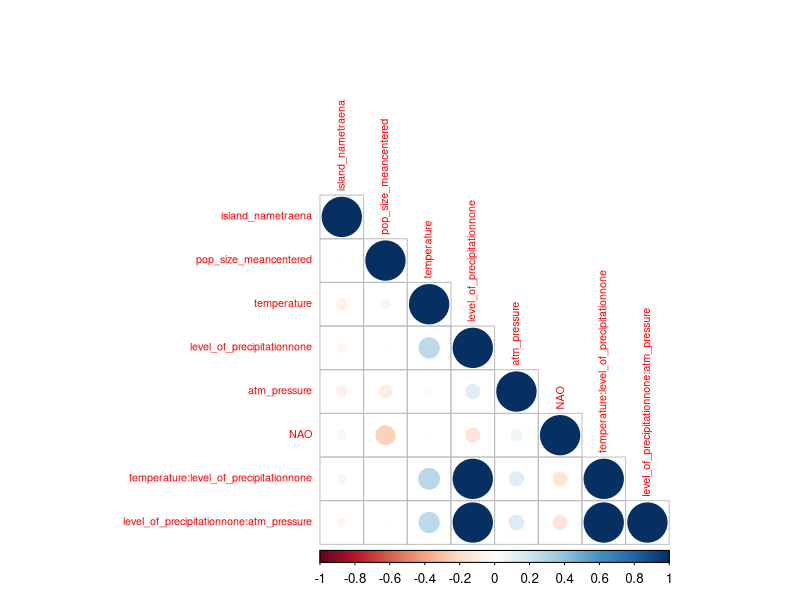
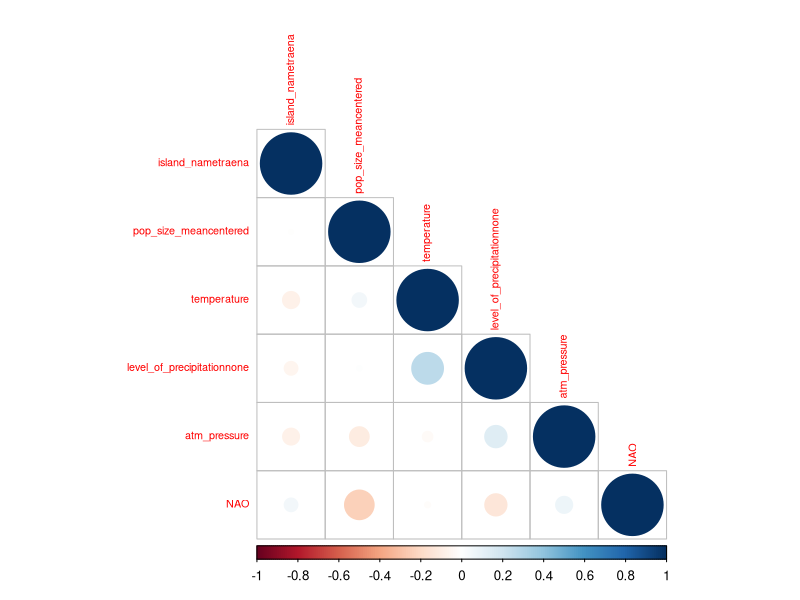
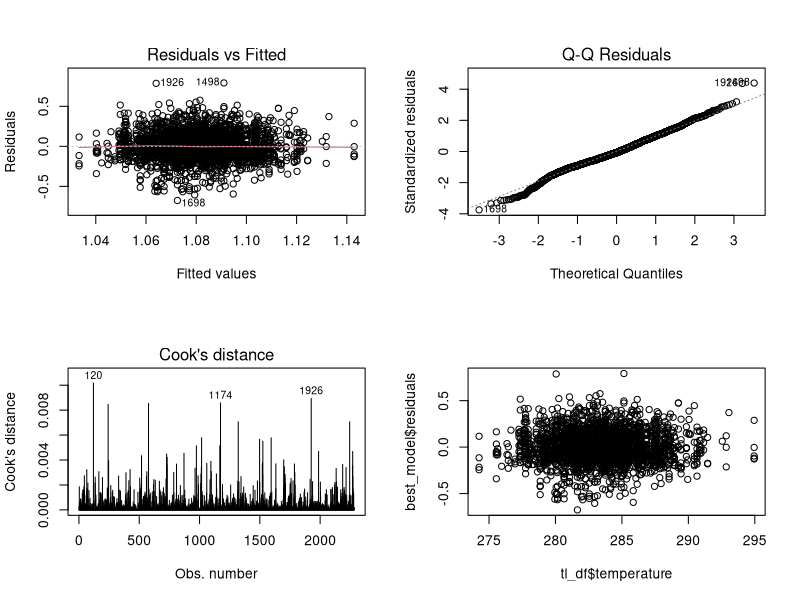
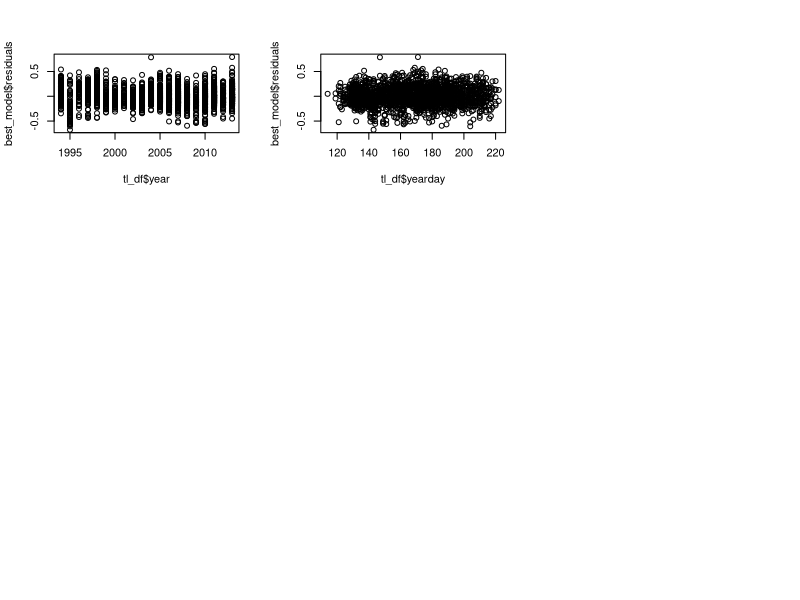

These figures' R source, in order: (Note: this script raises an error after producing the figures.)
"
Summary:

B. Significant predictors
  5) Multicollinearity
      A. LASSO model (with interaction terms): full model regularized with LASSO
          - lambda 1se predictors: level_of_precipitation*atm_pressure, pop_size_meancentered, temperature, NAO
      B. No-interaction model: family-wise inference
          - significant predictor(s): temperature only
      C. ANOVA to compare LASSO model and no-interaction model
          - p-value = 0.10 => temperature is the only significant predictor
  6) Diagnostic plots
      - QQ plot
      - residuals v. fitted
      - residuals v. temperature
      - Cook's
      - independence of residuals (plot against date, observation no, other 5 ommitted var)
  7) re-transform back into original units
      
"
#############################################################################################################
dev.off()
rm(list = ls())
# Libraries
library(corrplot)
library(glmnet)

# Functions
#############################################################################################################
# Accessing data
tl_df <- read.csv("./data_clean/predictors_of_tl_dataset.csv")
head(tl_df)
#############################################################################################################
# checking for multicollinearity
full_pred <- c("island_name",
                      "pop_size_meancentered",
                      "temperature*level_of_precipitation",
                      "level_of_precipitation * atm_pressure", "NAO"
)
full_formula <- as.formula(
  paste("bc_TL", 
        paste(full_pred, collapse = " + "),
        sep = " ~ ")
)
X <- model.matrix(lm(full_formula, data = tl_df), data = tl_df)[, -1]
corrplot(cor(X), type = "lower", tl.cex = 0.65)
# High multicollinearity among precipitation variables. Regularize with LASSO later.

# minus interactions
pred_nointer <- c("island_name",
                  "pop_size_meancentered",
                  "temperature", "level_of_precipitation",
                  "atm_pressure", "NAO"
)
nointer_formula <- as.formula(
  paste("bc_TL", 
        paste(pred_nointer, collapse = " + "),
        sep = " ~ ")
)
X_nointer <- model.matrix(lm(nointer_formula, data = tl_df), data = tl_df)[, -1]
corrplot(cor(X_nointer), type = "lower", tl.cex = 0.65)
# looks much better
####################################################################################################################
# LASSO Regularization on full model
X <- model.matrix(full_formula, data = tl_df)
cvfit <- cv.glmnet(x = X, y = tl_df$bc_TL, alpha = 1)
print(cvfit)
coef(glmnet(X, tl_df$bc_TL), s = 0.001070)
# level_of_precipitation*atm_pressure, pop_size_meancentered, temperature, NAO
lasso_model <- lm(bc_TL ~ level_of_precipitation*atm_pressure
                  + pop_size_meancentered + temperature + NAO,
                  data = tl_df)

# t test model
nointer_model <- lm(nointer_formula, data = tl_df)
bonferroni_a <- 0.05/6
bonferroni_a
# 0.008333333
summary(nointer_model)
# temperature is the only significant predictor p-val = 7.45e-05
reduced_model <- lm(bc_TL ~ temperature, data = tl_df)
####################################################################################################################
# ANOVA comparison
anova(lasso_model, reduced_model)
# Does not appear to be significantly better
best_model <- reduced_model
####################################################################################################################
# Diagnostics
par(mfrow = c(2,2))
plot(best_model, which = c(1, 2, 4))
plot(x = tl_df$temperature, y = best_model$residuals)

# Independence of residuals
par(mfrow = c(3,3))
# v. hatching time
plot(y = best_model$residuals, x = tl_df$year)
plot(y = best_model$residuals, x = tl_df$yearday)
# v. telomere collection time
tl_df <- tl_df %>% mutate(sample_year = as.integer(substr(sample_date, 7, 10))) %>%
  mutate(sample_month = as.integer(substr(sample_date, 4, 5)))

plot(y=best_model$residuals, x=tl_df$sample_year)
plot(y=best_model$residuals, x=tl_df$sample_month)

# v. ommitted predictors
cts_omitted_pred <- c("pop_size_meancentered",
                  "atm_pressure", 
                  "NAO"
)
cat_omitted_pred <- c("island_name", "level_of_precipitation")

for (pred in cts_omitted_pred) {
  plot(tl_df[[pred]], best_model$residuals, main = pred)
}

for (pred in cat_omitted_pred) {
  plot(as.factor(tl_df[[pred]]), best_model$residuals, main = pred)
}
###################################################################################################################
coeffs <- best_model$coefficients
lambda <- -0.7474747 # from earlier
transformed_coeffs <- (coeffs)^(1/lambda)
transformed_coeffs
